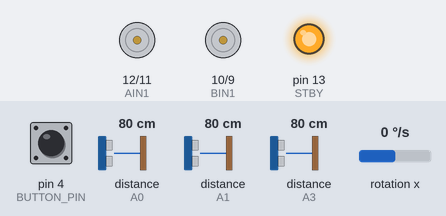
The program below on a simulated Arduino Nano, built with avr-gcc and run on an emulated ATmega328P. Shown: motor-driver pin pairs drawn as motors (green arrow = first pin HIGH = forward, orange = second pin HIGH = backward, longer = more drive, scaled by the enable pin, stopped while the standby pin is LOW), output pins drawn as LEDs (lit = HIGH). Wiring (inferred from the names in the program): MPU-6050 motion sensor at I2C address 0x68. Inputs (shaded band) come from the test bench; at power-on: pin 4 (BUTTON_PIN) HIGH, rotation x 0 °/s, distance to the obstacle (sensors on A0, A1, A3) 80 cm. The echo pulse lasts 58.3 µs per cm; pins used as bus, display or sensor lines are not drawn; what the program prints to the serial monitor is not drawn.

Above: at 3.9 s.
4.0 s: pin 4 (BUTTON_PIN) pulled LOW for 0.15 s
At 4.9 s:
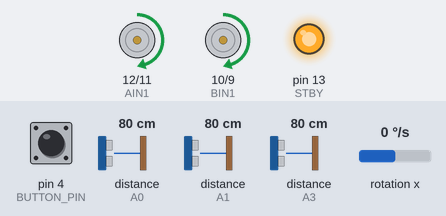
5.6 s: rotation x set to -192 °/s
At 6.4 s:
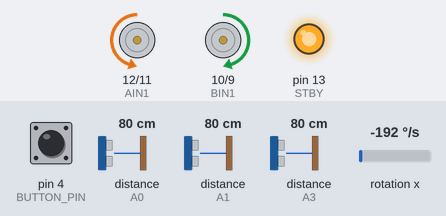
At 6.9 s:
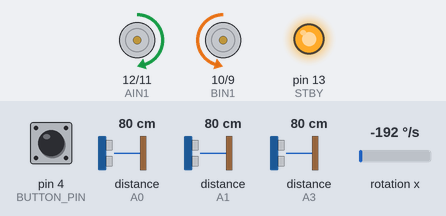
8.6 s: distance to the obstacle (sensor on A0) set to 4 cm
11.6 s: distance to the obstacle (sensor on A1) set to 60 cm
14.6 s: distance to the obstacle (sensor on A3) set to 2 cm
Timing chart, 0 to 17.1 s (numbered marks = the images above; inputs shaded):
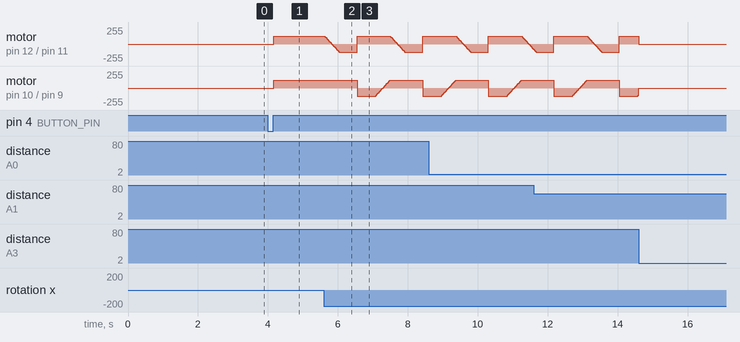

The program:

main.cpp
```cpp
// Test: MPU6050 yaw angle + Ultrasonic Centering
#include <Arduino.h>
#include <Wire.h>
#include "config.h"

float yawAngle = 0.0;
float gyroBias = 0.0;
unsigned long lastTime = 0;

bool isRunning = false;
float targetYaw = 0.0;

// Function Prototypes
int16_t readRawGyro();
float readUltrasonic(int echoPin);
void setMotors(int leftSpeed, int rightSpeed);

void setup() {
  Serial.begin(115200);

  // Setup Motor Pins
  pinMode(PWMA, OUTPUT);
  pinMode(AIN1, OUTPUT);
  pinMode(AIN2, OUTPUT);
  pinMode(PWMB, OUTPUT);
  pinMode(BIN1, OUTPUT);
  pinMode(BIN2, OUTPUT);
  pinMode(STBY, OUTPUT);
  digitalWrite(STBY, HIGH); // Enable Motor Driver

  // Setup Ultrasonic Pins
  pinMode(US_TRIG, OUTPUT);
  pinMode(US_FRONT_ECHO, INPUT);
  pinMode(US_LEFT_ECHO, INPUT);
  pinMode(US_RIGHT_ECHO, INPUT);

  // Button
  pinMode(BUTTON_PIN, INPUT_PULLUP);

  Wire.begin();
  Wire.beginTransmission(MPU_ADDR);
  Wire.write(0x6B); // PWR_MGMT_1
  Wire.write(0x00); // Wake up
  Wire.endTransmission();

  Wire.beginTransmission(MPU_ADDR);
  Wire.write(0x1B);
  Wire.write(0x00); // ±250°/s
  Wire.endTransmission();

  Serial.println(F("Calibrating... keep still for 2 seconds"));
  delay(500);

  long sum = 0;
  for (int i = 0; i < 400; i++) {
    sum += readRawGyro();
    delay(5);
  }
  gyroBias = sum / 400.0;
  Serial.println(F("Calibration done. Press button to run..."));
}

int16_t readRawGyro() {
  Wire.beginTransmission(MPU_ADDR);
  Wire.write(GYRO_REG);
  Wire.endTransmission(false);
  Wire.requestFrom(MPU_ADDR, 2);
  return Wire.read() << 8 | Wire.read();
}

float readUltrasonic(int echoPin) {
  digitalWrite(US_TRIG, LOW);
  delayMicroseconds(2);
  digitalWrite(US_TRIG, HIGH);
  delayMicroseconds(10);
  digitalWrite(US_TRIG, LOW);

  long duration = pulseIn(echoPin, HIGH, 30000); // 30ms timeout max
  if (duration == 0) return 999.0;               // Out of bounds
  return duration * 0.0343 / 2.0;                // Return distance in cm
}

void setMotors(int leftSpeed, int rightSpeed) {
  leftSpeed = constrain(leftSpeed, -120, 120);
  rightSpeed = constrain(rightSpeed, -120, 120);

  // Left Motor
  if (leftSpeed >= 0) {
    digitalWrite(AIN1, HIGH);
    digitalWrite(AIN2, LOW);
    analogWrite(PWMA, leftSpeed);
  } else {
    digitalWrite(AIN1, LOW);
    digitalWrite(AIN2, HIGH);
    analogWrite(PWMA, -leftSpeed);
  }

  // Right Motor
  if (rightSpeed >= 0) {
    digitalWrite(BIN1, HIGH);
    digitalWrite(BIN2, LOW);
    analogWrite(PWMB, rightSpeed);
  } else {
    digitalWrite(BIN1, LOW);
    digitalWrite(BIN2, HIGH);
    analogWrite(PWMB, -rightSpeed);
  }
}

void loop() {
  unsigned long now = micros();
  float dt = (now - lastTime) / 1000000.0;
  lastTime = now;

  // 1. Maintain MPU yaw angle
  float gyroRate = (readRawGyro() - gyroBias) / GYRO_SENS;
  yawAngle += gyroRate * dt;

  // Wrap to ±180
  if (yawAngle > 180.0) yawAngle -= 360.0;
  if (yawAngle < -180.0) yawAngle += 360.0;

  // Toggle run state using the pushbutton
  if (digitalRead(BUTTON_PIN) == LOW) {
    delay(DEBOUNCE_MS);
    while (digitalRead(BUTTON_PIN) == LOW);
    isRunning = !isRunning;
    if (isRunning) {
      yawAngle = 0.0;    // Reset yaw relative to starting orientation
      targetYaw = 0.0;
    } else {
      setMotors(0, 0);   // Stop bot completely
    }
  }

  if (!isRunning) return;

  // 2. Read Wall Distances
  float leftDist = readUltrasonic(US_LEFT_ECHO);
  float rightDist = readUltrasonic(US_RIGHT_ECHO);
  float frontDist = readUltrasonic(US_FRONT_ECHO);

  // Auto-stop if approaching a solid front wall
  if (frontDist < WALL_DANGER_CM) {
    setMotors(0, 0);
    isRunning = false;
    return;
  }

  // Calculate Base Errors
  float yawError = targetYaw - yawAngle;

  // Use a PID approach: combine MPU straightness with Ultrasonic Wall Centering
  // MPU makes sure the bot is parallel to the walls
  float correction = STRAIGHT_KP * yawError;

  // 3. Wall Error (Centering between Left/Right walls)
  bool leftWall = (leftDist < WALL_CLEAR_CM);
  bool rightWall = (rightDist < WALL_CLEAR_CM);
  float wallError = 0.0;

  if (leftWall && rightWall) {
    // Both sides detected: keep zero difference between sensors
    // Positive wallError = steer left, Negative wallError = steer right
    wallError = rightDist - leftDist;
  } else if (leftWall) {
    // Wall only on left: push away if closer than center
    wallError = WALL_CENTER_CM - leftDist;
  } else if (rightWall) {
    // Wall only on right: push away if closer than center
    wallError = rightDist - WALL_CENTER_CM;
  }

  // Instead of just adding the wall error, we use the wall error to change our "target orientation"
  // or add it heavily to the correction.
  // MPU tries to keep it straight (yawAngle -> 0), Wall sensors try to shift it sideways.
  correction += (WALL_KP * wallError);

  // Apply motor settings
  // If correction is positive: left motor slows down, right motor speeds up (turns left)
  // If correction is negative: left motor speeds up, right motor slows down (turns right)
  int leftSpeed = BASE_SPEED - correction;
  int rightSpeed = BASE_SPEED + correction;

  setMotors(leftSpeed, rightSpeed);
}
```

config.h
```cpp
#pragma once

// ─── Pin Definitions ───────────────────────────
// Motor Driver (TB6612FNG)
#define PWMA     5    // Left motor PWM
#define AIN1     12   // Left motor dir
#define AIN2     11   // Left motor dir
#define PWMB     6    // Right motor PWM
#define BIN1     10   // Right motor dir
#define BIN2     9    // Right motor dir
#define STBY     13   // Standby (HIGH = active)

// Encoders
#define ENC_L_A  2    // Left encoder channel A (INT0)
#define ENC_L_B  7    // Left encoder channel B
#define ENC_R_A  3    // Right encoder channel A (INT1)
#define ENC_R_B  8    // Right encoder channel B

// Ultrasonic Sensors (shared trigger — all 3 trigs wired to A2)
#define US_TRIG        A2   // Shared trigger pin for all sensors
#define US_FRONT_ECHO  A3   // Front echo
#define US_LEFT_ECHO   A0   // Left echo
#define US_RIGHT_ECHO  A1   // Right echo

// Power Regulation
// L7805CV linear voltage regulator: Battery → 5V (not connected to any pin)

// Push Button (start/stop)
#define BUTTON_PIN     4    // D4 — uses INPUT_PULLUP (press = LOW)
#define DEBOUNCE_MS    50   // Debounce delay

// ─── IMU (MPU6050) ─────────────────────────────
#define MPU_ADDR       0x68
#define GYRO_REG       0x43  // GYRO_XOUT_H (X-axis for yaw)
#define GYRO_SENS      131.0 // ±250°/s sensitivity
// MPU mounted on side — X-axis = yaw
// Left turn = +ve angle, Right turn = -ve angle

// ─── Robot Physical Constants ──────────────────
#define WHEEL_DIAMETER_MM    34.0
#define WHEEL_CIRC_MM        106.81  // π × 34
#define ENCODER_CPR          355
#define MM_PER_TICK          0.3009  // 106.81 / 355
#define CELL_SIZE_MM         160
#define TICKS_PER_CELL       532     // 160 / 0.3009

// Tunable Turn Ticks (Adjust these based on physical testing!)
#define TICKS_PER_90DEG_L    360/2     // Ticks for Left 90° turn
#define TICKS_PER_90DEG_R    360/2     // Ticks for Right 90° turn
#define TICKS_PER_180DEG     390       // Ticks for 180° turn (tune this separately!)

// ─── Maze Constants ────────────────────────────
#define MAZE_SIZE            8
#define GOAL_X1 3
#define GOAL_Y1 3
#define GOAL_X2 4
#define GOAL_Y2 4

// ─── PID Constants ─────────────────────────────
#define STRAIGHT_KP    3.0   // Increased slightly to hold heading better
#define STRAIGHT_KI    0.0
#define STRAIGHT_KD    1.0
#define TURN_KP        4.0
#define WALL_KP        8.0   // Increased heavily so the bot aggressively centers
#define MAX_INTEGRAL   1000.0
#define BASE_SPEED     120   // Lowered base speed temporarily so you can see the centering action
#define SPEED_RUN_SPEED 80
#define MAX_TURN_SPEED 100
#define MIN_TURN_SPEED 40

// ─── Sensor Thresholds ─────────────────────────
#define WALL_DETECT_CM   10.0
#define WALL_CLEAR_CM    12.0
#define WALL_DANGER_CM   4.5
#define WALL_CENTER_CM   3.0  // (16cm cell - 9cm bot) / 2

// ─── Timing ────────────────────────────────────
#define LOOP_INTERVAL_US   5000   // 200 Hz
#define TURN_SETTLE_MS     200
#define ANGLE_TOLERANCE    2.0    // degrees

// ─── Serial ────────────────────────────────────
#define SERIAL_BAUD        115200

// ─── Battery Thresholds ────────────────────────
// No battery monitoring — using L7805CV regulator

// ─── Direction Enum ────────────────────────────
enum Direction { NORTH = 0, EAST = 1, SOUTH = 2, WEST = 3 };

// ─── Wall Bitmasks ─────────────────────────────
#define WALL_N  0x01
#define WALL_E  0x02
#define WALL_S  0x04
#define WALL_W  0x08

// ─── Robot States ──────────────────────────────
enum BotState {
  STATE_IDLE,
  STATE_CALIBRATING,
  STATE_EXPLORING,
  STATE_TURNING,
  STATE_MOVING,
  STATE_SPEED_RUN,
  STATE_STOPPED
};
```

Measured:
- after the input at 4.0 s, motor on pin 12 (AIN1) / pin 11 (AIN2), motor on pin 10 (BIN1) / pin 9 (BIN2): stopped → forward 120/255 after 0.17 s
- after the input at 5.6 s, motor on pin 12 (AIN1) / pin 11 (AIN2): ramps from forward 120/255 to backward 120/255 and jumps back, once every 1.9 s; motor on pin 10 (BIN1) / pin 9 (BIN2): ramps from backward 120/255 to forward 120/255 and jumps back, once every 1.9 s
